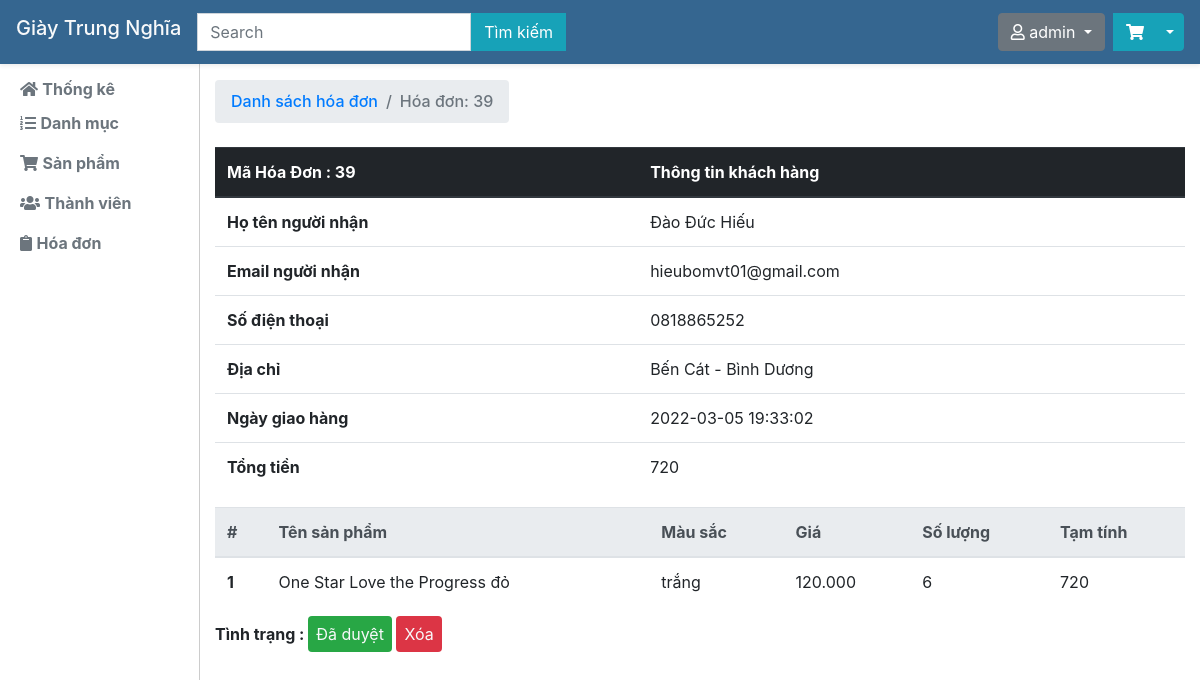
/quanly.php?task=cthd&id=39 (signed in), run on the app's committed database.
### tables this page shows
CREATE TABLE `hoadon` (
  `id_hoadon` int(10) NOT NULL,
  `listidsanpham` varchar(255) NOT NULL,
  `listsoluongsanpham` varchar(500) NOT NULL,
  `tongtien` varchar(255) NOT NULL,
  `idthanhvien` int(10) NOT NULL,
  `ngaygiaohang` timestamp NOT NULL DEFAULT current_timestamp() ON UPDATE current_timestamp(),
  `tinhtrang` tinyint(1) NOT NULL DEFAULT 0,
  `hoten` varchar(255) NOT NULL,
  `email` varchar(255) NOT NULL,
  `sodienthoai` varchar(15) NOT NULL,
  `diachi` text NOT NULL,
  `listmausac` varchar(255) NOT NULL,
  `phuongthuc` int(11) NOT NULL
);

CREATE TABLE `sanpham` (
  `id_sanpham` int(10) NOT NULL,
  `ten` varchar(255) NOT NULL,
  `gia` varchar(255) NOT NULL,
  `mota` text NOT NULL,
  `anhdaidien` varchar(255) NOT NULL,
  `mausac` varchar(255) NOT NULL,
  `soluong` varchar(255) NOT NULL,
  `iddanhmuc` int(10) NOT NULL
);

### controller/quanly.php (called while the page is built, shortened)
<?php
class Controller
{
	protected $model;
	public function __construct(){
		require_once('./model/model.php');
		$this->model = new Model();
	}
	public function chitiethoadon(){
		$hoadon = $this->model->getHoaDon($_GET['id'])->fetch_assoc();
		require_once('./view/chitiethoadon.php');
	}
}
 ?>

### model/model.php (called while the page is built, shortened)
<?php
class Model
{
	protected $host,$db,$user,$pass,$conn;
	public function __construct(){
		$this->host = 'localhost';
		$this->db = 'webgiay';
		$this->user = 'root';
		$this->pass = '';
		$this->conn = new mysqli($this->host,$this->user,$this->pass,$this->db);
		$this->conn->set_charset("utf8");
	}
	public function getHoaDon($id){
		$sql = "SELECT * FROM hoadon WHERE id_hoadon=$id";
		$result = $this->conn->query($sql);
		if($result->num_rows > 0){
			return $result;
		} else {
			return null;
		}
	}
	public function getSanPham($id){
		$sql = "SELECT * FROM sanpham WHERE id_sanpham=$id";
		$result = $this->conn->query($sql);
		if($result->num_rows > 0){
			return $result->fetch_assoc();
		} else {
			return null;
		}
	}
}
 ?>

### view/chitiethoadon.php (the view)
<?php require_once('./view/header_quanly.php'); ?>
<h6 class="sidebar-heading d-flex justify-content-between align-items-center mt-4 mb-2 text-success">
  <nav aria-label="breadcrumb">
      <ol class="breadcrumb">
        <li class="breadcrumb-item"><a href="quanly.php?task=qlhd">Danh sách hóa đơn</a></li>
        <li class="breadcrumb-item active" aria-current="page">Hóa đơn: <?php echo $hoadon['id_hoadon'] ?></li>
      </ol>
    </nav>
</h6>
<?php
$mang_id = explode('|', $hoadon['listidsanpham']);
$mang_soluong = explode('|', $hoadon['listsoluongsanpham']);
$ketqua = array_combine($mang_id,$mang_soluong);
?>
<div class="row">
    <div class="col-12">
        <table class="table">
          <thead class="thead-dark">
            <tr>
              <th scope="col">Mã Hóa Đơn : <?php echo $hoadon['id_hoadon'] ?></th>
              <th scope="col">Thông tin khách hàng</th>
            </tr>
          </thead>
          <tbody>
            <tr>
              <th scope="row">Họ tên người nhận</th>
              <td><?php echo $hoadon['hoten'] ?></td>
            </tr>
            <tr>
              <th scope="row">Email người nhận</th>
              <td><?php echo $hoadon['email'] ?></td>
            </tr>
            <tr>
              <th scope="row">Số điện thoại</th>
              <td><?php echo $hoadon['sodienthoai'] ?></td>
            </tr>
            <tr>
              <th scope="row">Địa chỉ</th>
              <td><?php echo $hoadon['diachi'] ?></td>
            </tr>
            <tr>
              <th scope="row">Ngày giao hàng</th>
              <td><?php echo $hoadon['ngaygiaohang'] ?></td>
            </tr>
            <tr>
              <th scope="row">Tổng tiền</th>
              <td><?php echo $hoadon['tongtien'] ?></td>
            </tr>
          </tbody>
        </table>
        <table class="table">
          <thead class="thead-light">
            <tr>
              <th scope="col">#</th>
              <th scope="col">Tên sản phẩm</th>
              <th scope="col">Màu sắc</th>
              <th scope="col">Giá</th>
              <th scope="col">Số lượng</th>
              <th scope="col">Tạm tính</th>
            </tr>
          </thead>
          <tbody>
            <?php $i=1;foreach ($ketqua as $key => $value) {?>
            <tr>
              <th scope="row"><?php echo $i;$i++ ?></th>
              <td><?php echo $this->model->getSanPham($key)['ten'] ?></td>
              <td><?php echo $this->model->getSanPham($key)['mausac'] ?></td>
              <td><?php echo $this->model->getSanPham($key)['gia'] ?></td>
              <td><?php echo $value ?></td>
              <td><?php echo $this->model->getSanPham($key)['gia']*$value ?></td>
            </tr>
            <?php } ?>
          </tbody>
        </table>
        <div class="mb-3">
          <b>Tình trạng : </b>
          <?php if($hoadon['tinhtrang']==0){ ?>
          <a href="quanly.php?task=duyethd&id=<?php echo $hoadon['id_hoadon'] ?>" class="bg-warning rounded p-2 text-dark" onclick="return confirm('Xác nhận duyệt đơn hàng này?')">Duyệt đơn</a>
          <?php } else { ?>
            <span class="bg-success rounded p-2 text-light">Đã duyệt</span>
          <?php } ?>
          <a href="quanly.php?task=xoahd&id=<?php echo $hoadon['id_hoadon'] ?>" onclick="return confirm('Bạn có chắc chắn muốn xóa?')" class="bg-danger rounded p-2 text-light">Xóa</a>
        </div>
    </div>
</div>
<?php require_once('./view/footer_quanly.php') ?>

### view/header_quanly.php (style rules this page uses)
body { margin-top: 56px; }

### data on the page
hoadon: id_hoadon "39", hoten "Đào Đức Hiếu", email "hieubomvt01@gmail.com", sodienthoai "0818865252", diachi "Bến Cát - Bình Dương", ngaygiaohang "2022-03-05 19:33:02", tongtien "720"
sanpham: ten "One Star Love the Progress đỏ", mausac "trắng", gia "120.000", $this->model->getSanPham($key)['gia']*$value "720"

### other printed values
$_SESSION['user_data']['tendangnhap'] "admin"
$value "6"
